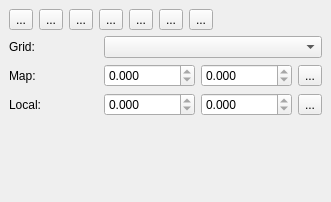
<?xml version="1.0" encoding="UTF-8"?>
<ui version="4.0">
 <class>GridDock</class>
 <widget class="ArkDockWidget" name="GridDock">
  <property name="geometry">
   <rect>
    <x>0</x>
    <y>0</y>
    <width>331</width>
    <height>202</height>
   </rect>
  </property>
  <property name="windowTitle">
   <string>Local Grid</string>
  </property>
  <widget class="QWidget" name="GridDockContents">
   <layout class="QVBoxLayout" name="verticalLayout">
    <item>
     <layout class="QHBoxLayout" name="horizontalLayout">
      <item>
       <widget class="QToolButton" name="createGridTool">
        <property name="text">
         <string>...</string>
        </property>
        <property name="icon">
         <iconset resource="resources.qrc">
          <normaloff>:/plugins/ark/grid/newGrid.png</normaloff>:/plugins/ark/grid/newGrid.png</iconset>
        </property>
       </widget>
      </item>
      <item>
       <widget class="QToolButton" name="identifyGridTool">
        <property name="text">
         <string>...</string>
        </property>
        <property name="icon">
         <iconset resource="resources.qrc">
          <normaloff>:/plugins/ark/grid/identifyCoordinates.png</normaloff>:/plugins/ark/grid/identifyCoordinates.png</iconset>
        </property>
       </widget>
      </item>
      <item>
       <widget class="QToolButton" name="pasteMapPointTool">
        <property name="text">
         <string>...</string>
        </property>
        <property name="icon">
         <iconset resource="resources.qrc">
          <normaloff>:/plugins/ark/grid/pastePoint.png</normaloff>:/plugins/ark/grid/pastePoint.png</iconset>
        </property>
       </widget>
      </item>
      <item>
       <widget class="QToolButton" name="panToTool">
        <property name="text">
         <string>...</string>
        </property>
        <property name="icon">
         <iconset resource="resources.qrc">
          <normaloff>:/plugins/ark/grid/panToSelected.svg</normaloff>:/plugins/ark/grid/panToSelected.svg</iconset>
        </property>
       </widget>
      </item>
      <item>
       <widget class="QToolButton" name="addMapPointTool">
        <property name="text">
         <string>...</string>
        </property>
        <property name="icon">
         <iconset resource="resources.qrc">
          <normaloff>:/plugins/ark/grid/addPoint.png</normaloff>:/plugins/ark/grid/addPoint.png</iconset>
        </property>
       </widget>
      </item>
      <item>
       <widget class="QToolButton" name="updateLayerTool">
        <property name="text">
         <string>...</string>
        </property>
        <property name="icon">
         <iconset resource="resources.qrc">
          <normaloff>:/plugins/ark/grid/updateLayer.png</normaloff>:/plugins/ark/grid/updateLayer.png</iconset>
        </property>
       </widget>
      </item>
      <item>
       <widget class="QToolButton" name="translateFeaturesTool">
        <property name="text">
         <string>...</string>
        </property>
        <property name="icon">
         <iconset resource="resources.qrc">
          <normaloff>:/plugins/ark/grid/translateFeature.png</normaloff>:/plugins/ark/grid/translateFeature.png</iconset>
        </property>
       </widget>
      </item>
      <item>
       <spacer name="horizontalSpacer">
        <property name="orientation">
         <enum>Qt::Horizontal</enum>
        </property>
        <property name="sizeHint" stdset="0">
         <size>
          <width>40</width>
          <height>20</height>
         </size>
        </property>
       </spacer>
      </item>
     </layout>
    </item>
    <item>
     <layout class="QGridLayout" name="gridLayout">
      <item row="2" column="0">
       <widget class="QLabel" name="localLabel">
        <property name="text">
         <string>Local:</string>
        </property>
        <property name="buddy">
         <cstring>localEastingSpin</cstring>
        </property>
       </widget>
      </item>
      <item row="2" column="1">
       <widget class="QDoubleSpinBox" name="localEastingSpin">
        <property name="readOnly">
         <bool>true</bool>
        </property>
        <property name="decimals">
         <number>3</number>
        </property>
        <property name="maximum">
         <double>9999.989999999999782</double>
        </property>
       </widget>
      </item>
      <item row="2" column="2">
       <widget class="QDoubleSpinBox" name="localNorthingSpin">
        <property name="readOnly">
         <bool>true</bool>
        </property>
        <property name="decimals">
         <number>3</number>
        </property>
        <property name="maximum">
         <double>9999.989999999999782</double>
        </property>
       </widget>
      </item>
      <item row="1" column="3">
       <widget class="QToolButton" name="copyMapPointTool">
        <property name="text">
         <string>...</string>
        </property>
        <property name="icon">
         <iconset resource="resources.qrc">
          <normaloff>:/plugins/ark/grid/copyPoint.png</normaloff>:/plugins/ark/grid/copyPoint.png</iconset>
        </property>
       </widget>
      </item>
      <item row="1" column="2">
       <widget class="QDoubleSpinBox" name="mapNorthingSpin">
        <property name="readOnly">
         <bool>true</bool>
        </property>
        <property name="decimals">
         <number>3</number>
        </property>
        <property name="maximum">
         <double>999999.998999999952503</double>
        </property>
       </widget>
      </item>
      <item row="1" column="0">
       <widget class="QLabel" name="mapLabel">
        <property name="text">
         <string>Map:</string>
        </property>
        <property name="buddy">
         <cstring>mapEastingSpin</cstring>
        </property>
       </widget>
      </item>
      <item row="2" column="3">
       <widget class="QToolButton" name="copyLocalPointTool">
        <property name="text">
         <string>...</string>
        </property>
        <property name="icon">
         <iconset resource="resources.qrc">
          <normaloff>:/plugins/ark/grid/copyPoint.png</normaloff>:/plugins/ark/grid/copyPoint.png</iconset>
        </property>
       </widget>
      </item>
      <item row="1" column="1">
       <widget class="QDoubleSpinBox" name="mapEastingSpin">
        <property name="readOnly">
         <bool>true</bool>
        </property>
        <property name="prefix">
         <string/>
        </property>
        <property name="suffix">
         <string/>
        </property>
        <property name="decimals">
         <number>3</number>
        </property>
        <property name="maximum">
         <double>999999.998999999952503</double>
        </property>
       </widget>
      </item>
      <item row="0" column="0">
       <widget class="QLabel" name="gridLabel">
        <property name="text">
         <string>Grid:</string>
        </property>
        <property name="buddy">
         <cstring>gridCombo</cstring>
        </property>
       </widget>
      </item>
      <item row="0" column="1" colspan="3">
       <widget class="QComboBox" name="gridCombo"/>
      </item>
     </layout>
    </item>
    <item>
     <spacer name="verticalSpacer">
      <property name="orientation">
       <enum>Qt::Vertical</enum>
      </property>
      <property name="sizeHint" stdset="0">
       <size>
        <width>20</width>
        <height>4</height>
       </size>
      </property>
     </spacer>
    </item>
   </layout>
  </widget>
  <action name="createGridAction">
   <property name="icon">
    <iconset resource="resources.qrc">
     <normaloff>:/plugins/ark/grid/newGrid.png</normaloff>:/plugins/ark/grid/newGrid.png</iconset>
   </property>
   <property name="text">
    <string>New</string>
   </property>
   <property name="toolTip">
    <string>Create New Grid</string>
   </property>
  </action>
  <action name="identifyGridAction">
   <property name="checkable">
    <bool>true</bool>
   </property>
   <property name="icon">
    <iconset resource="resources.qrc">
     <normaloff>:/plugins/ark/grid/identifyCoordinates.png</normaloff>:/plugins/ark/grid/identifyCoordinates.png</iconset>
   </property>
   <property name="text">
    <string>Identify</string>
   </property>
   <property name="toolTip">
    <string>Identify Grid Coordinates</string>
   </property>
  </action>
  <action name="updateLayerAction">
   <property name="icon">
    <iconset resource="resources.qrc">
     <normaloff>:/plugins/ark/grid/updateLayer.png</normaloff>:/plugins/ark/grid/updateLayer.png</iconset>
   </property>
   <property name="text">
    <string>Update</string>
   </property>
   <property name="toolTip">
    <string>Update Layer Coordinates</string>
   </property>
  </action>
  <action name="copyMapPointAction">
   <property name="icon">
    <iconset resource="resources.qrc">
     <normaloff>:/plugins/ark/grid/copyPoint.png</normaloff>:/plugins/ark/grid/copyPoint.png</iconset>
   </property>
   <property name="text">
    <string>Copy</string>
   </property>
   <property name="toolTip">
    <string>Copy Map Point</string>
   </property>
  </action>
  <action name="pasteMapPointAction">
   <property name="icon">
    <iconset resource="resources.qrc">
     <normaloff>:/plugins/ark/grid/pastePoint.png</normaloff>:/plugins/ark/grid/pastePoint.png</iconset>
   </property>
   <property name="text">
    <string>Paste</string>
   </property>
   <property name="toolTip">
    <string>Paste Map Point</string>
   </property>
  </action>
  <action name="copyLocalPointAction">
   <property name="icon">
    <iconset resource="resources.qrc">
     <normaloff>:/plugins/ark/grid/copyPoint.png</normaloff>:/plugins/ark/grid/copyPoint.png</iconset>
   </property>
   <property name="text">
    <string>Copy</string>
   </property>
   <property name="toolTip">
    <string>Copy Local Point</string>
   </property>
  </action>
  <action name="addMapPointAction">
   <property name="icon">
    <iconset resource="resources.qrc">
     <normaloff>:/plugins/ark/grid/addPoint.png</normaloff>:/plugins/ark/grid/addPoint.png</iconset>
   </property>
   <property name="text">
    <string>Add to Layer</string>
   </property>
   <property name="toolTip">
    <string>Add point to current layer</string>
   </property>
  </action>
  <action name="panToAction">
   <property name="icon">
    <iconset resource="resources.qrc">
     <normaloff>:/plugins/ark/grid/panToSelected.svg</normaloff>:/plugins/ark/grid/panToSelected.svg</iconset>
   </property>
   <property name="text">
    <string>Pan</string>
   </property>
   <property name="toolTip">
    <string>Pan to map point</string>
   </property>
  </action>
  <action name="translateFeaturesAction">
   <property name="icon">
    <iconset resource="resources.qrc">
     <normaloff>:/plugins/ark/grid/translateFeature.png</normaloff>:/plugins/ark/grid/translateFeature.png</iconset>
   </property>
   <property name="text">
    <string>Translate</string>
   </property>
   <property name="toolTip">
    <string>Translate features</string>
   </property>
  </action>
 </widget>
 <customwidgets>
  <customwidget>
   <class>ArkDockWidget</class>
   <extends>QDockWidget</extends>
   <header>..libarkqgis.dock.h</header>
   <container>1</container>
  </customwidget>
 </customwidgets>
 <tabstops>
  <tabstop>createGridTool</tabstop>
  <tabstop>identifyGridTool</tabstop>
  <tabstop>pasteMapPointTool</tabstop>
  <tabstop>panToTool</tabstop>
  <tabstop>addMapPointTool</tabstop>
  <tabstop>updateLayerTool</tabstop>
  <tabstop>translateFeaturesTool</tabstop>
  <tabstop>gridCombo</tabstop>
  <tabstop>mapEastingSpin</tabstop>
  <tabstop>mapNorthingSpin</tabstop>
  <tabstop>copyMapPointTool</tabstop>
  <tabstop>localEastingSpin</tabstop>
  <tabstop>localNorthingSpin</tabstop>
  <tabstop>copyLocalPointTool</tabstop>
 </tabstops>
 <resources>
  <include location="resources.qrc"/>
 </resources>
 <connections/>
</ui>
